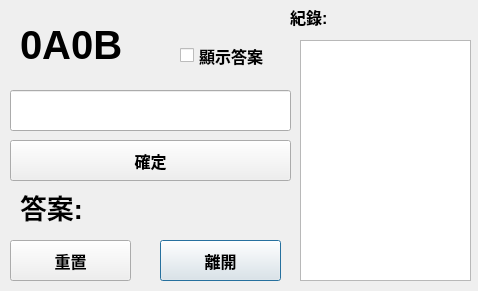
<?xml version="1.0" encoding="UTF-8"?>
<ui version="4.0">
 <class>GameGUI</class>
 <widget class="QDialog" name="GameGUI">
  <property name="geometry">
   <rect>
    <x>0</x>
    <y>0</y>
    <width>478</width>
    <height>291</height>
   </rect>
  </property>
  <property name="font">
   <font>
    <weight>75</weight>
    <bold>true</bold>
   </font>
  </property>
  <property name="windowTitle">
   <string>Dialog</string>
  </property>
  <widget class="QLabel" name="result_label">
   <property name="geometry">
    <rect>
     <x>20</x>
     <y>20</y>
     <width>151</width>
     <height>50</height>
    </rect>
   </property>
   <property name="font">
    <font>
     <pointsize>30</pointsize>
     <weight>75</weight>
     <bold>true</bold>
    </font>
   </property>
   <property name="text">
    <string>0A0B</string>
   </property>
  </widget>
  <widget class="QPushButton" name="exit_btn">
   <property name="geometry">
    <rect>
     <x>160</x>
     <y>240</y>
     <width>121</width>
     <height>41</height>
    </rect>
   </property>
   <property name="font">
    <font>
     <pointsize>12</pointsize>
     <weight>75</weight>
     <bold>true</bold>
    </font>
   </property>
   <property name="text">
    <string>離開</string>
   </property>
  </widget>
  <widget class="QPushButton" name="confirm_btn">
   <property name="geometry">
    <rect>
     <x>10</x>
     <y>140</y>
     <width>281</width>
     <height>41</height>
    </rect>
   </property>
   <property name="font">
    <font>
     <pointsize>12</pointsize>
     <weight>75</weight>
     <bold>true</bold>
    </font>
   </property>
   <property name="text">
    <string>確定</string>
   </property>
  </widget>
  <widget class="QListWidget" name="log_list">
   <property name="geometry">
    <rect>
     <x>300</x>
     <y>40</y>
     <width>171</width>
     <height>241</height>
    </rect>
   </property>
   <property name="font">
    <font>
     <pointsize>12</pointsize>
     <weight>75</weight>
     <bold>true</bold>
    </font>
   </property>
  </widget>
  <widget class="QLabel" name="answer_label">
   <property name="enabled">
    <bool>true</bool>
   </property>
   <property name="geometry">
    <rect>
     <x>20</x>
     <y>190</y>
     <width>221</width>
     <height>33</height>
    </rect>
   </property>
   <property name="font">
    <font>
     <pointsize>20</pointsize>
     <weight>75</weight>
     <bold>true</bold>
    </font>
   </property>
   <property name="text">
    <string>答案:</string>
   </property>
  </widget>
  <widget class="QPushButton" name="reset_btn">
   <property name="geometry">
    <rect>
     <x>10</x>
     <y>240</y>
     <width>121</width>
     <height>41</height>
    </rect>
   </property>
   <property name="font">
    <font>
     <pointsize>12</pointsize>
     <weight>75</weight>
     <bold>true</bold>
    </font>
   </property>
   <property name="text">
    <string>重置</string>
   </property>
  </widget>
  <widget class="QCheckBox" name="answer_checkbox">
   <property name="geometry">
    <rect>
     <x>180</x>
     <y>40</y>
     <width>111</width>
     <height>31</height>
    </rect>
   </property>
   <property name="font">
    <font>
     <pointsize>12</pointsize>
     <weight>75</weight>
     <bold>true</bold>
    </font>
   </property>
   <property name="text">
    <string>顯示答案</string>
   </property>
  </widget>
  <widget class="QLabel" name="log_label">
   <property name="geometry">
    <rect>
     <x>290</x>
     <y>0</y>
     <width>61</width>
     <height>33</height>
    </rect>
   </property>
   <property name="font">
    <font>
     <pointsize>12</pointsize>
     <weight>75</weight>
     <bold>true</bold>
    </font>
   </property>
   <property name="text">
    <string>紀錄:</string>
   </property>
  </widget>
  <widget class="QLineEdit" name="input_textbox">
   <property name="geometry">
    <rect>
     <x>10</x>
     <y>90</y>
     <width>281</width>
     <height>41</height>
    </rect>
   </property>
   <property name="font">
    <font>
     <pointsize>12</pointsize>
     <weight>75</weight>
     <bold>true</bold>
    </font>
   </property>
  </widget>
 </widget>
 <resources/>
 <connections/>
</ui>
